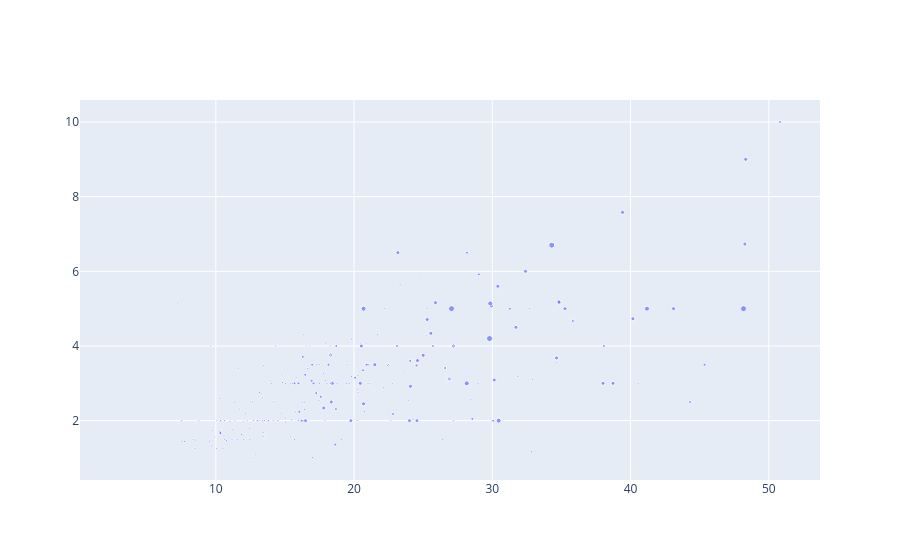

The cell this chart's notebook holds for it:
### Code cell
fig= go.Figure()
fig.add_trace(go.Scatter(x=tips.total_bill, y=tips.tip, mode= 'markers', marker_size=tips['size']))

### Figure 1 — Plotly figure (JSON) as saved in the notebook; plotly's stock layout.template omitted (floating-point values rounded to 4 significant figures; data arrays with more than 128 entries replaced by an {"elided": "..."} marker saying what was removed)
{"data": [{"marker": {"size": {"elided": "244 int values"}}, "mode": "markers", "type": "scatter", "x": {"elided": "244 float values"}, "y": {"elided": "244 float values"}}], "layout": {}}
